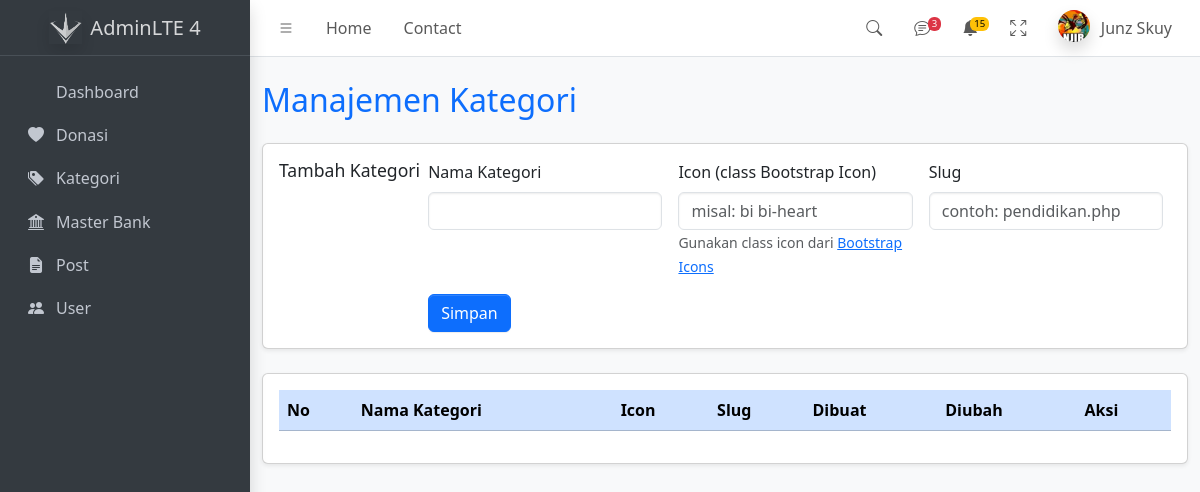
Before: /modules/admin/kategori.php with the older database file.
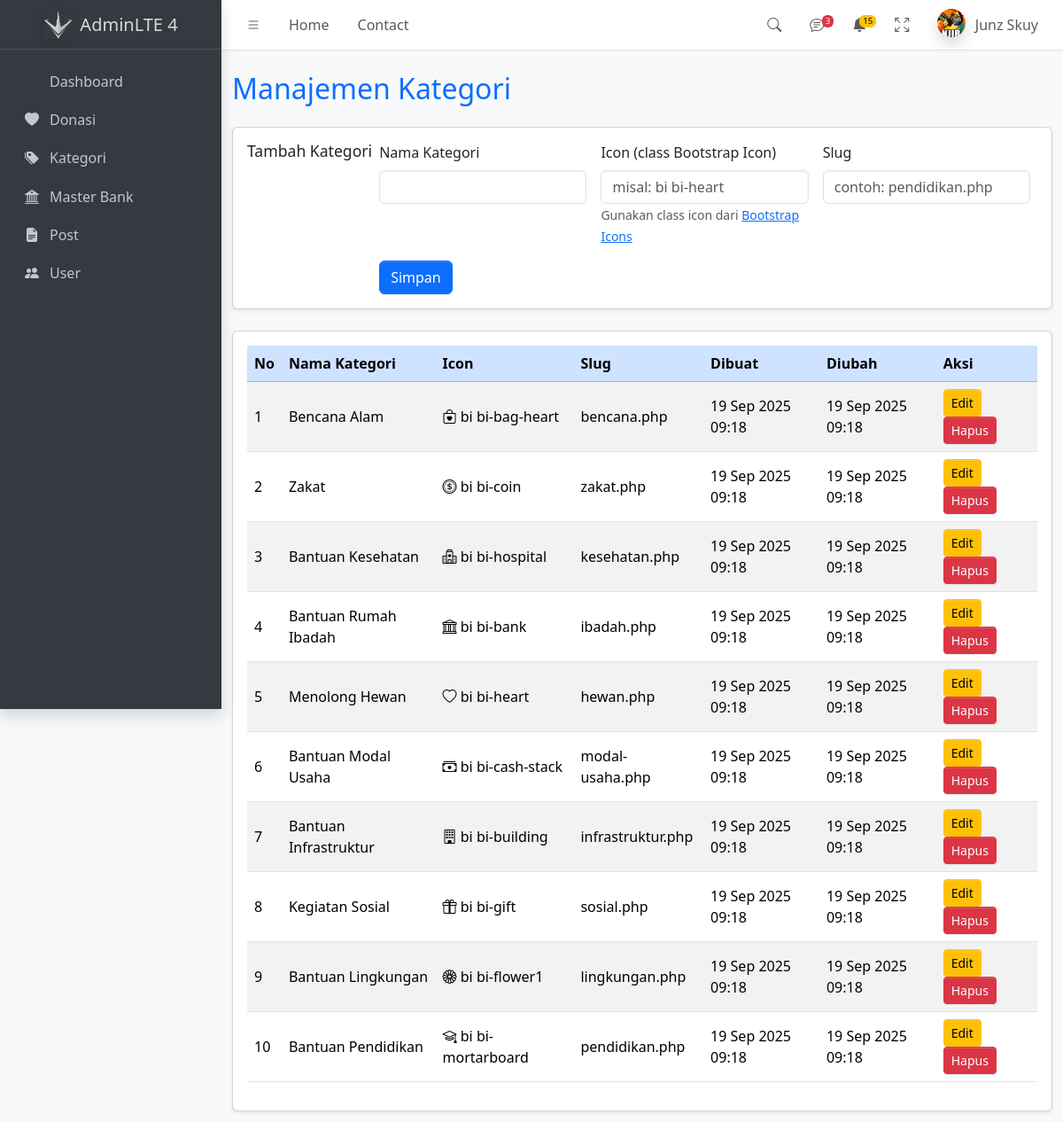
After: the same page with the newer database file.
### tables this page shows
CREATE TABLE kategori (
  id INT AUTO_INCREMENT PRIMARY KEY,
  nama_kategori VARCHAR(100) NOT NULL,
  icon VARCHAR(100) DEFAULT NULL,
  slug VARCHAR(100) DEFAULT NULL,
  created_at TIMESTAMP DEFAULT CURRENT_TIMESTAMP,
  updated_at TIMESTAMP DEFAULT CURRENT_TIMESTAMP ON UPDATE CURRENT_TIMESTAMP
);

### modules/admin/kategori.php (the view, shortened to what this page needs)
<?php
$conn = getDBConnection();
include_once __DIR__ . '/partials/app.php';
?>
<main class="app-main">
    <div class="container mt-4">
        <h2 class="mb-4 text-primary">Manajemen Kategori</h2>
        <div class="card mb-4 shadow-sm">
            <div class="card-body">
                <?php
                $editMode = isset($_GET['edit']);
                $data = null;
                ?>
                <h5 class="card-title"><?= $editMode ? 'Edit Kategori' : 'Tambah Kategori' ?></h5>
                <form method="post" class="row g-3">
                    <div class="col-md-4">
                        <label class="form-label">Nama Kategori</label>
                        <input type="text" name="nama_kategori" class="form-control"
                            value="<?= htmlspecialchars($data['nama_kategori'] ?? '') ?>" required>
                    </div>
                    <div class="col-md-4">
                        <label class="form-label">Icon (class Bootstrap Icon)</label>
                        <input type="text" name="icon" class="form-control"
                            placeholder="misal: bi bi-heart" value="<?= htmlspecialchars($data['icon'] ?? '') ?>" required>
                        <small class="text-muted">Gunakan class icon dari <a href="https://icons.getbootstrap.com/" target="_blank">Bootstrap Icons</a></small>
                    </div>
                    <div class="col-md-4">
                        <label class="form-label">Slug</label>
                        <input type="text" name="slug" class="form-control"
                            placeholder="contoh: pendidikan.php"
                            value="<?= htmlspecialchars($data['slug'] ?? '') ?>" required>
                    </div>
                    <div class="col-12">
                        <button type="submit" name="<?= $editMode ? 'update' : 'simpan' ?>"
                                class="btn <?= $editMode ? 'btn-success' : 'btn-primary' ?>">
                            <?= $editMode ? 'Update' : 'Simpan' ?>
                        </button>
                    </div>
                </form>
            </div>
        </div>
        <div class="card shadow-sm">
            <div class="card-body">
                <div class="table-responsive">
                    <table class="table table-striped table-hover align-middle">
                        <thead class="table-primary">
                            <tr>
                                <th>No</th>
                                <th>Nama Kategori</th>
                                <th>Icon</th>
                                <th>Slug</th>
                                <th>Dibuat</th>
                                <th>Diubah</th>
                                <th>Aksi</th>
                            </tr>
                        </thead>
                        <tbody>
                            <?php
                            $no = 1;
                            $result = $conn->query("SELECT * FROM kategori ORDER BY id DESC");
                            while ($row = $result->fetch_assoc()):
                            ?>
                                <tr>
                                    <td><?= $no++ ?></td>
                                    <td><?= htmlspecialchars($row['nama_kategori']) ?></td>
                                    <td><i class="<?= htmlspecialchars($row['icon']) ?>"></i> <?= htmlspecialchars($row['icon']) ?></td>
                                    <td><?= htmlspecialchars($row['slug']) ?></td>
                                    <td><?= date('d M Y H:i', strtotime($row['created_at'])) ?></td>
                                    <td><?= date('d M Y H:i', strtotime($row['updated_at'])) ?></td>
                                    <td>
                                        <a href="?edit=<?= $row['id'] ?>" class="btn btn-sm btn-warning me-1">Edit</a>
                                        <a href="?hapus=<?= $row['id'] ?>" class="btn btn-sm btn-danger" onclick="return confirm('Yakin ingin hapus?')">Hapus</a>
                                    </td>
                                </tr>
                            <?php endwhile; ?>
                        </tbody>
                    </table>
                </div>
            </div>
        </div>
    </div>
</main>
<?php include_once __DIR__ . '/partials/footer.php'; ?>

### modules/admin/partials/app.php (shortened to what this page needs)
<!doctype html>
<html lang="en">
  <head>
    <link
      rel="stylesheet"
      href="https://cdn.jsdelivr.net/npm/@fontsource/source-sans-3@5.0.12/index.css"
      media="print"
      onload="this.media='all'"
    />
    <link
      rel="stylesheet"
      href="https://cdn.jsdelivr.net/npm/overlayscrollbars@2.11.0/styles/overlayscrollbars.min.css"
    />
    <link
      rel="stylesheet"
      href="https://cdn.jsdelivr.net/npm/bootstrap-icons@1.13.1/font/bootstrap-icons.min.css"
    />
    <link rel="stylesheet" href="../../../public/asset/css/adminlte.css" />
  </head>
  <body class="layout-fixed sidebar-expand-lg sidebar-open bg-body-tertiary">
    <div class="app-wrapper">
    <?php include __DIR__ . '/sidebar.php'; ?>
    <?php include __DIR__ . '/header.php'; ?>

### modules/admin/partials/sidebar.php
<aside class="app-sidebar bg-body-secondary shadow" data-bs-theme="dark">
    <div class="sidebar-brand">
        <a href="/modules/admin/dashboard.php" class="brand-link">
            <img src="/public/img/logo (2).png" alt="AdminLTE Logo" class="brand-image opacity-75 shadow" />
            <span class="brand-text fw-light">AdminLTE 4</span>
        </a>
    </div>
    <div class="sidebar-wrapper">
        <nav class="mt-2">
            <ul class="nav sidebar-menu flex-column" data-lte-toggle="treeview" role="navigation"
                aria-label="Main navigation" data-accordion="false" id="navigation">
                <li class="nav-item">
                    <a href="/admin/dashboard" class="nav-link" id="menu-donasi">
                        <i class="nav-icon fas fa-home"></i>
                        <p>Dashboard</p>
                    </a>
                </li>
                <li class="nav-item">
                    <a href="/admin/donasi" class="nav-link" id="menu-donasi">
                        <i class="nav-icon bi bi-heart-fill"></i>
                        <p>Donasi</p>
                    </a>
                </li>
                <li class="nav-item">
                    <a href="/admin/kategori" class="nav-link" id="menu-kategori">
                        <i class="nav-icon bi bi-tags-fill"></i>
                        <p>Kategori</p>
                    </a>
                </li>
                <li class="nav-item">
                    <a href="/admin/masterbank" class="nav-link" id="menu-master-bank">
                        <i class="nav-icon bi bi-bank2"></i>
                        <p>Master Bank</p>
                    </a>
                </li>
                <li class="nav-item">
                    <a href="/admin/post" class="nav-link" id="menu-post">
                        <i class="nav-icon bi bi-file-earmark-text-fill"></i>
                        <p>Post</p>
                    </a>
                </li>
                <li class="nav-item">
                    <a href="/admin/user" class="nav-link" id="menu-users">
                        <i class="nav-icon bi bi-people-fill"></i>
                        <p>User</p>
                    </a>
                </li>
            </ul>
        </nav>
    </div>
</aside>

### modules/admin/partials/header.php (shortened to what this page needs)
<nav class="app-header navbar navbar-expand bg-body">
  <div class="container-fluid">
    <ul class="navbar-nav">
      <li class="nav-item">
        <a class="nav-link" data-lte-toggle="sidebar" href="#" role="button">
          <i class="bi bi-list"></i>
        </a>
      </li>
      <li class="nav-item d-none d-md-block"><a href="#" class="nav-link">Home</a></li>
      <li class="nav-item d-none d-md-block"><a href="#" class="nav-link">Contact</a></li>
    </ul>
    <ul class="navbar-nav ms-auto">
      <li class="nav-item">
        <a class="nav-link" data-widget="navbar-search" href="#" role="button">
          <i class="bi bi-search"></i>
        </a>
      </li>
      <li class="nav-item dropdown">
        <a class="nav-link" data-bs-toggle="dropdown" href="#">
          <i class="bi bi-chat-text"></i>
          <span class="navbar-badge badge text-bg-danger">3</span>
        </a>
      </li>
      <li class="nav-item dropdown">
        <a class="nav-link" data-bs-toggle="dropdown" href="#">
          <span class="navbar-badge badge text-bg-warning">15</span>
        </a>
      </li>
      <li class="nav-item">
        <a class="nav-link" href="#" data-lte-toggle="fullscreen">
          <i data-lte-icon="maximize" class="bi bi-arrows-fullscreen"></i>
        </a>
      </li>
      <li class="nav-item dropdown user-menu">
        <a href="#" class="nav-link dropdown-toggle" data-bs-toggle="dropdown">
          <img
            src="/public/img/n.jfif"
            class="user-image rounded-circle shadow"
            alt="User Image"
          />
          <span class="d-none d-md-inline">Junz Skuy</span>
        </a>
      </li>
    </ul>
  </div>
</nav>

### modules/admin/partials/footer.php (shortened to what this page needs)
</div>
  </body>
</html>

Changed rows visible on the page:
added kategori: nama_kategori "Bencana Alam", icon "bi bi-bag-heart", slug "bencana.php", created_at "19 Sep 2025 09:18", updated_at "19 Sep 2025 09:18"
added kategori: nama_kategori "Zakat", icon "bi bi-coin", slug "zakat.php", created_at "19 Sep 2025 09:18", updated_at "19 Sep 2025 09:18"
added kategori: nama_kategori "Bantuan Kesehatan", icon "bi bi-hospital", slug "kesehatan.php", created_at "19 Sep 2025 09:18", updated_at "19 Sep 2025 09:18"
added kategori: nama_kategori "Bantuan Rumah Ibadah", icon "bi bi-bank", slug "ibadah.php", created_at "19 Sep 2025 09:18", updated_at "19 Sep 2025 09:18"
added kategori: nama_kategori "Menolong Hewan", icon "bi bi-heart", slug "hewan.php", created_at "19 Sep 2025 09:18", updated_at "19 Sep 2025 09:18"
added kategori: nama_kategori "Bantuan Modal Usaha", icon "bi bi-cash-stack", slug "modal-usaha.php", created_at "19 Sep 2025 09:18", updated_at "19 Sep 2025 09:18"
added kategori: nama_kategori "Bantuan Infrastruktur", icon "bi bi-building", slug "infrastruktur.php", created_at "19 Sep 2025 09:18", updated_at "19 Sep 2025 09:18"
added kategori: nama_kategori "Kegiatan Sosial", icon "bi bi-gift", slug "sosial.php", created_at "19 Sep 2025 09:18", updated_at "19 Sep 2025 09:18"
added kategori: nama_kategori "Bantuan Lingkungan", icon "bi bi-flower1", slug "lingkungan.php", created_at "19 Sep 2025 09:18", updated_at "19 Sep 2025 09:18"
added kategori: nama_kategori "Bantuan Pendidikan", icon "bi bi-mortarboard", slug "pendidikan.php", created_at "19 Sep 2025 09:18", updated_at "19 Sep 2025 09:18"
